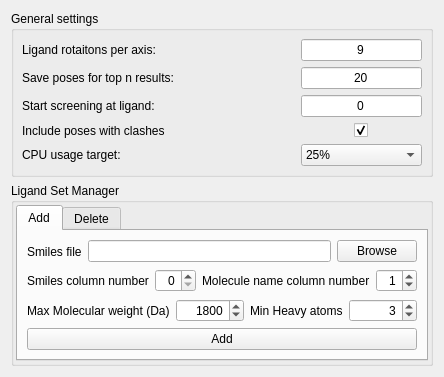
            <widget class="QWidget" name="nrgrank_settings">
             <attribute name="title">
              <string>Settings</string>
             </attribute>
             <layout class="QVBoxLayout" name="verticalLayout_5">
              <item>
               <widget class="QGroupBox" name="groupBox_49">
                <property name="sizePolicy">
                 <sizepolicy hsizetype="Minimum" vsizetype="Minimum">
                  <horstretch>0</horstretch>
                  <verstretch>0</verstretch>
                 </sizepolicy>
                </property>
                <property name="title">
                 <string>General settings</string>
                </property>
                <layout class="QGridLayout" name="gridLayout_4">
                 <property name="leftMargin">
                  <number>8</number>
                 </property>
                 <property name="topMargin">
                  <number>8</number>
                 </property>
                 <property name="rightMargin">
                  <number>8</number>
                 </property>
                 <property name="bottomMargin">
                  <number>8</number>
                 </property>
                 <item row="2" column="0">
                  <widget class="QLabel" name="label_24">
                   <property name="text">
                    <string>Start screening at ligand:</string>
                   </property>
                  </widget>
                 </item>
                 <item row="4" column="2">
                  <widget class="QComboBox" name="nrgrank_cpu_usage_target">
                   <item>
                    <property name="text">
                     <string>25%</string>
                    </property>
                   </item>
                   <item>
                    <property name="text">
                     <string>50%</string>
                    </property>
                   </item>
                   <item>
                    <property name="text">
                     <string>75%</string>
                    </property>
                   </item>
                   <item>
                    <property name="text">
                     <string>100%</string>
                    </property>
                   </item>
                  </widget>
                 </item>
                 <item row="0" column="0">
                  <widget class="QLabel" name="label_107">
                   <property name="text">
                    <string>&lt;html&gt;&lt;head/&gt;&lt;body&gt;&lt;p&gt;Ligand rotaitons per axis:&lt;/p&gt;&lt;/body&gt;&lt;/html&gt;</string>
                   </property>
                  </widget>
                 </item>
                 <item row="1" column="2">
                  <widget class="QLineEdit" name="nrgrank_top_n_poses">
                   <property name="enabled">
                    <bool>true</bool>
                   </property>
                   <property name="text">
                    <string>20</string>
                   </property>
                   <property name="alignment">
                    <set>Qt::AlignCenter</set>
                   </property>
                   <property name="readOnly">
                    <bool>false</bool>
                   </property>
                   <property name="clearButtonEnabled">
                    <bool>false</bool>
                   </property>
                  </widget>
                 </item>
                 <item row="1" column="0">
                  <widget class="QLabel" name="label_66">
                   <property name="text">
                    <string>&lt;html&gt;&lt;head/&gt;&lt;body&gt;&lt;p&gt;Save poses for top n results:&lt;/p&gt;&lt;/body&gt;&lt;/html&gt;</string>
                   </property>
                  </widget>
                 </item>
                 <item row="2" column="2">
                  <widget class="QLineEdit" name="nrgrank_start_ligand">
                   <property name="text">
                    <string>0</string>
                   </property>
                   <property name="alignment">
                    <set>Qt::AlignCenter</set>
                   </property>
                  </widget>
                 </item>
                 <item row="0" column="2">
                  <widget class="QLineEdit" name="nrgrank_ligand_rotations">
                   <property name="text">
                    <string>9</string>
                   </property>
                   <property name="alignment">
                    <set>Qt::AlignCenter</set>
                   </property>
                  </widget>
                 </item>
                 <item row="0" column="1">
                  <spacer name="horizontalSpacer_3">
                   <property name="orientation">
                    <enum>Qt::Horizontal</enum>
                   </property>
                   <property name="sizeHint" stdset="0">
                    <size>
                     <width>40</width>
                     <height>20</height>
                    </size>
                   </property>
                  </spacer>
                 </item>
                 <item row="4" column="0">
                  <widget class="QLabel" name="label_25">
                   <property name="text">
                    <string>CPU usage target:</string>
                   </property>
                  </widget>
                 </item>
                 <item row="3" column="2" alignment="Qt::AlignHCenter">
                  <widget class="QCheckBox" name="nrgrank_clean_checkbox">
                   <property name="text">
                    <string/>
                   </property>
                   <property name="checked">
                    <bool>true</bool>
                   </property>
                  </widget>
                 </item>
                 <item row="3" column="0">
                  <widget class="QLabel" name="label_2">
                   <property name="text">
                    <string>Include poses with clashes</string>
                   </property>
                  </widget>
                 </item>
                </layout>
               </widget>
              </item>
              <item>
               <widget class="QGroupBox" name="groupBox_50">
                <property name="enabled">
                 <bool>true</bool>
                </property>
                <property name="sizePolicy">
                 <sizepolicy hsizetype="Preferred" vsizetype="Expanding">
                  <horstretch>0</horstretch>
                  <verstretch>0</verstretch>
                 </sizepolicy>
                </property>
                <property name="title">
                 <string>Ligand Set Manager</string>
                </property>
                <layout class="QVBoxLayout" name="verticalLayout_7">
                 <property name="spacing">
                  <number>-1</number>
                 </property>
                 <property name="leftMargin">
                  <number>2</number>
                 </property>
                 <property name="topMargin">
                  <number>2</number>
                 </property>
                 <property name="rightMargin">
                  <number>2</number>
                 </property>
                 <property name="bottomMargin">
                  <number>2</number>
                 </property>
                 <item>
                  <widget class="QTabWidget" name="tabWidget">
                   <property name="enabled">
                    <bool>true</bool>
                   </property>
                   <property name="currentIndex">
                    <number>0</number>
                   </property>
                   <widget class="QWidget" name="tab_9">
                    <attribute name="title">
                     <string>Add</string>
                    </attribute>
                    <layout class="QVBoxLayout" name="verticalLayout_31">
                     <item>
                      <widget class="QFrame" name="frame_15">
                       <property name="frameShape">
                        <enum>QFrame::NoFrame</enum>
                       </property>
                       <property name="frameShadow">
                        <enum>QFrame::Plain</enum>
                       </property>
                       <layout class="QHBoxLayout" name="horizontalLayout_19">
                        <property name="leftMargin">
                         <number>0</number>
                        </property>
                        <property name="topMargin">
                         <number>0</number>
                        </property>
                        <property name="rightMargin">
                         <number>0</number>
                        </property>
                        <property name="bottomMargin">
                         <number>0</number>
                        </property>
                        <item>
                         <widget class="QLabel" name="label_26">
                          <property name="text">
                           <string>Smiles file</string>
                          </property>
                         </widget>
                        </item>
                        <item>
                         <widget class="QLineEdit" name="nrgrank_add_ligand_file_path"/>
                        </item>
                        <item>
                         <widget class="QPushButton" name="nrgrank_add_ligandset_button">
                          <property name="text">
                           <string>Browse</string>
                          </property>
                         </widget>
                        </item>
                       </layout>
                      </widget>
                     </item>
                     <item>
                      <widget class="QFrame" name="frame_17">
                       <property name="frameShape">
                        <enum>QFrame::NoFrame</enum>
                       </property>
                       <property name="frameShadow">
                        <enum>QFrame::Plain</enum>
                       </property>
                       <layout class="QHBoxLayout" name="horizontalLayout_27">
                        <property name="leftMargin">
                         <number>0</number>
                        </property>
                        <property name="topMargin">
                         <number>0</number>
                        </property>
                        <property name="rightMargin">
                         <number>0</number>
                        </property>
                        <property name="bottomMargin">
                         <number>0</number>
                        </property>
                        <item>
                         <widget class="QLabel" name="label_18">
                          <property name="text">
                           <string>Smiles column number</string>
                          </property>
                         </widget>
                        </item>
                        <item>
                         <widget class="QSpinBox" name="smiles_column_number">
                          <property name="alignment">
                           <set>Qt::AlignRight|Qt::AlignTrailing|Qt::AlignVCenter</set>
                          </property>
                         </widget>
                        </item>
                        <item>
                         <widget class="QLabel" name="label_19">
                          <property name="text">
                           <string>Molecule name column number</string>
                          </property>
                         </widget>
                        </item>
                        <item>
                         <widget class="QSpinBox" name="name_column_number">
                          <property name="alignment">
                           <set>Qt::AlignRight|Qt::AlignTrailing|Qt::AlignVCenter</set>
                          </property>
                          <property name="value">
                           <number>1</number>
                          </property>
                         </widget>
                        </item>
                       </layout>
                      </widget>
                     </item>
                     <item>
                      <widget class="QFrame" name="frame_18">
                       <property name="frameShape">
                        <enum>QFrame::NoFrame</enum>
                       </property>
                       <property name="frameShadow">
                        <enum>QFrame::Plain</enum>
                       </property>
                       <layout class="QHBoxLayout" name="horizontalLayout_28">
                        <property name="leftMargin">
                         <number>0</number>
                        </property>
                        <property name="topMargin">
                         <number>0</number>
                        </property>
                        <property name="rightMargin">
                         <number>0</number>
                        </property>
                        <property name="bottomMargin">
                         <number>0</number>
                        </property>
                        <item>
                         <widget class="QLabel" name="label_21">
                          <property name="text">
                           <string>Max Molecular weight (Da)</string>
                          </property>
                         </widget>
                        </item>
                        <item>
                         <widget class="QSpinBox" name="molecular_weight_max">
                          <property name="alignment">
                           <set>Qt::AlignRight|Qt::AlignTrailing|Qt::AlignVCenter</set>
                          </property>
                          <property name="maximum">
                           <number>2500</number>
                          </property>
                          <property name="singleStep">
                           <number>100</number>
                          </property>
                          <property name="value">
                           <number>1800</number>
                          </property>
                         </widget>
                        </item>
                        <item>
                         <widget class="QLabel" name="label_23">
                          <property name="text">
                           <string>Min Heavy atoms</string>
                          </property>
                         </widget>
                        </item>
                        <item>
                         <widget class="QSpinBox" name="heavy_atoms_min">
                          <property name="alignment">
                           <set>Qt::AlignRight|Qt::AlignTrailing|Qt::AlignVCenter</set>
                          </property>
                          <property name="value">
                           <number>3</number>
                          </property>
                         </widget>
                        </item>
                       </layout>
                      </widget>
                     </item>
                     <item>
                      <widget class="QPushButton" name="nrgrank_button_ligandset_add">
                       <property name="enabled">
                        <bool>true</bool>
                       </property>
                       <property name="text">
                        <string>Add</string>
                       </property>
                      </widget>
                     </item>
                    </layout>
                   </widget>
                   <widget class="QWidget" name="tab_10">
                    <attribute name="title">
                     <string>Delete</string>
                    </attribute>
                    <layout class="QGridLayout" name="gridLayout_6">
                     <item row="0" column="0">
                      <widget class="QLabel" name="label_27">
                       <property name="text">
                        <string>Available ligand sets</string>
                       </property>
                      </widget>
                     </item>
                     <item row="1" column="1">
                      <widget class="QPushButton" name="nrgrank_ligand_set_delete">
                       <property name="text">
                        <string>Delete</string>
                       </property>
                      </widget>
                     </item>
                     <item row="0" column="1">
                      <widget class="QComboBox" name="nrgrank_delete_ligand_set_dropdown">
                       <property name="sizePolicy">
                        <sizepolicy hsizetype="Expanding" vsizetype="Fixed">
                         <horstretch>0</horstretch>
                         <verstretch>0</verstretch>
                        </sizepolicy>
                       </property>
                      </widget>
                     </item>
                     <item row="0" column="2">
                      <widget class="QPushButton" name="nrgrank_delete_ligand_set_refresh">
                       <property name="text">
                        <string>Refresh</string>
                       </property>
                      </widget>
                     </item>
                    </layout>
                   </widget>
                  </widget>
                 </item>
                </layout>
               </widget>
              </item>
             </layout>
            </widget>
